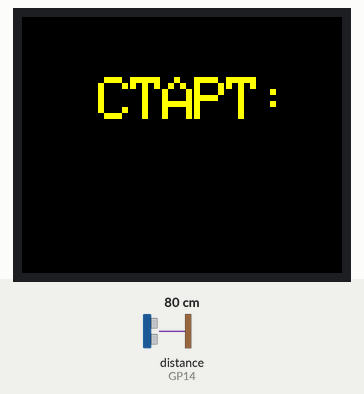
Recording of a program running on a simulated Raspberry Pi Pico running MicroPython. Shown: 160×128 colour display. Inputs (shaded band) come from the test bench; at power-on: distance to the obstacle (sensor on GP14) 80 cm. The echo pulse lasts 58.3 µs per cm; what the program prints to the serial console is not drawn.

Above: at 1.0 s.
At 5.1 s:
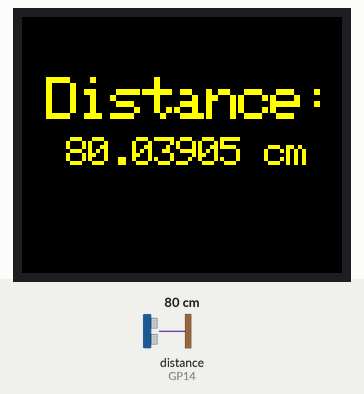
5.2 s: distance to the obstacle (sensor on GP14) set to 2 cm
At 7.1 s:
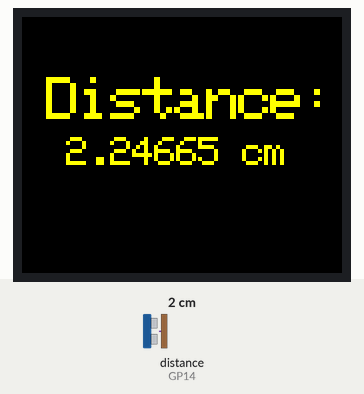
9.4 s: distance to the obstacle (sensor on GP14) set to 4 cm
At 10.8 s:
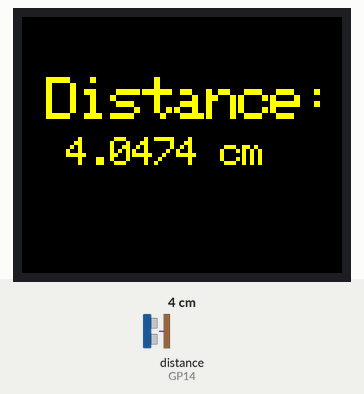
13.4 s: distance to the obstacle (sensor on GP14) set to 9 cm
At 14.5 s:
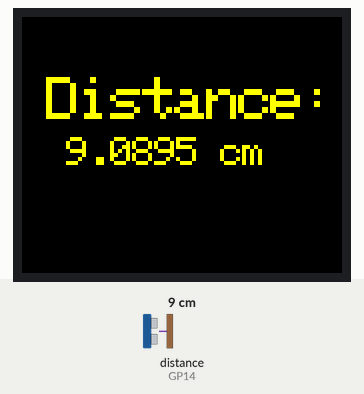
Timing chart, 0 to 16.4 s (numbered marks = the images above; inputs shaded):
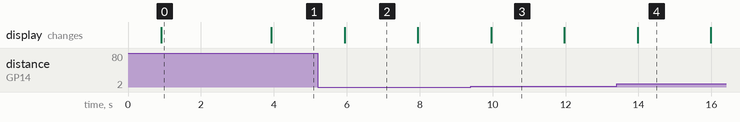

The program:

HCSR04_ST7735.py
```python
from machine import Pin
import utime
import framebuf
import math
from ST7735 import TFT
from sysfont import sysfont
from machine import SPI,Pin
import time


WIDTH  = 160     # tft display width
HEIGHT = 128     # tft display height

"""
// для RP2040
#define TFT_CS         GP5 - CS
#define TFT_RST        GP6 - RESET
#define TFT_DC         GP7 - A0
#define TFT_SCK        GP2 - SCK
#define TFT_SDA        GP3 - SDA (MOSI, TX)
#define TFT_LED        Vout
#define TFT_VCC	       3V3 - 3V3
#define TFT_GND	       GND - GND
"""

spi = SPI(0, baudrate=50000000, polarity=0, phase=0,
          sck=Pin(2), mosi=Pin(3), miso=None)
tft=TFT(spi,7,6,5)   #(CLK, DC, RESET, CS)
tft.initg()
tft.rgb(True)
tft.rotation(3)
tft.fill(TFT.BLACK)
tft.text((38, 30), "CTAPT:", TFT.YELLOW, sysfont, 3, nowrap=True)
utime.sleep(3)
tft.fill(TFT.BLACK)
tft.text((12, 30), "Distance:", TFT.YELLOW, sysfont, 3, nowrap=False)

trigger = Pin(15, Pin.OUT)
echo = Pin(14, Pin.IN)

def get_distance():
   trigger.low()
   utime.sleep_us(2)
   trigger.high()
   utime.sleep_us(5)
   trigger.low()
   while echo.value() == 0:
       signaloff = utime.ticks_us()
   while echo.value() == 1:
       signalon = utime.ticks_us()
   timepassed = signalon - signaloff
   distance = (timepassed * 0.0343) / 2
   print("The distance from object is ",distance,"cm")
   return distance
while True:
   #tft.fill(TFT.BLACK);
   ret_val = get_distance()
   #tft.text((12, 30), "Distance:", TFT.YELLOW, sysfont, 3, nowrap=True)
   tft.text((22, 60), str(ret_val) + " cm", TFT.YELLOW, sysfont, 2, nowrap=True)
   utime.sleep(2)
   tft.text((22, 60), str(ret_val) + " cm", TFT.BLACK, sysfont, 2, nowrap=True)
```

Measured:
- after the input at 5.2 s, the display: first differs from a run without the input after 0.74 s (image 2)
- after the input at 9.4 s, the display: first differs from a run without the input after 0.56 s (image 3)
- after the input at 13.4 s, the display: first differs from a run without the input after 0.58 s (image 4)
- what the display in image 0 shows lasts 3.0 s, from 0.9 s to 3.9 s
- what the display in image 2 shows lasts 2.0 s, from 5.9 s to 7.9 s
